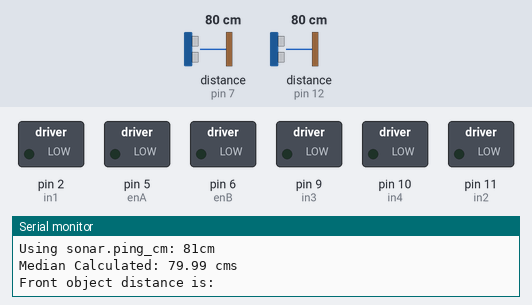
Bench run of a sketch on a simulated Arduino Uno, built with avr-gcc and run on an emulated ATmega328P. On the bench: switched loads named in the sketch (green lamp = pin HIGH), the last lines printed to the serial monitor. The test bench sets the inputs (shaded band); at power-on: distance to the obstacle (sensors on pin 7, pin 12) 80 cm. The echo pulse lasts 58.3 µs per cm.

Above: at 1.2 s.
1.3 s: distance to the obstacle (sensor on pin 7) set to 54 cm
2.8 s: distance to the obstacle (sensor on pin 7) set to 46 cm
At 4.2 s:
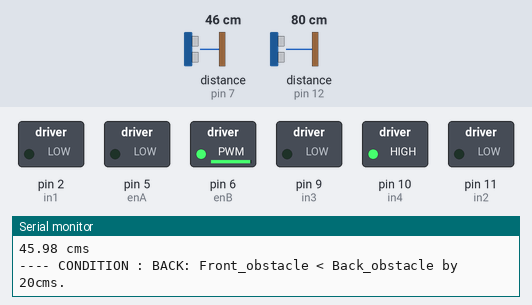
4.8 s: distance to the obstacle (sensor on pin 12) set to 38 cm
6.6 s: distance to the obstacle (sensor on pin 12) set to 32 cm
At 7.5 s:
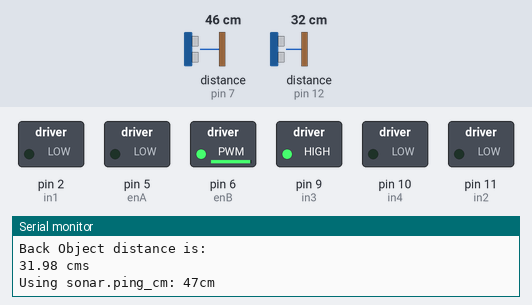
8.7 s: distance to the obstacle (sensor on pin 12) set to 53 cm
11.7 s: distance to the obstacle (sensor on pin 12) set to 59 cm
At 13.2 s:
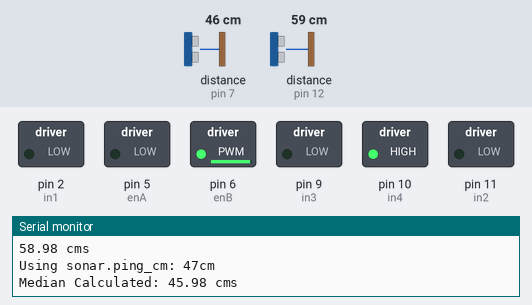
Timing chart, 0 to 14.7 s (numbered marks = the images above; inputs shaded):
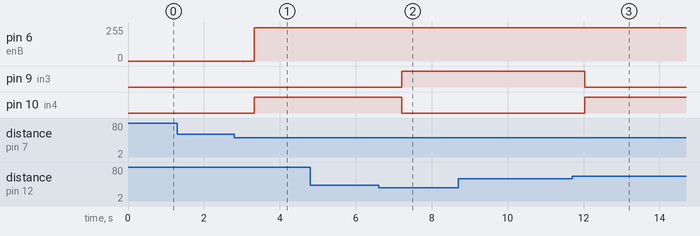

The sketch:

l298n-hc-sr04.ino
```cpp
//Credits: The NewPing library written by Tim Eckel.
#include <NewPing.h>

/*
  Most of the present self driving car are Visual image based and
  mimiced around human brain's neural network. This is computationally expensive.

  A BlindCar is devoid of visuals, and self drives much like a blind person.

  Design Details:
  1) Obstacle Detection:
  In its infancy, there is only obstacle detection with HC-SR04.

  2). Movement:
  At all points, always Avoid collision. A BlindCar cannot judge the impact collision.
  With #1, we can reliably, move in front & Back.

  -> Reliable sensor readings:
  1). Using kalman filters, when required.
  2). For HC-SR04, median filter is used
  (Refer: http://dlacko.org/blog/2016/01/24/remove-impulse-noise-from-ultrasonic/)

*/


// Include the NewPing library. Instructions at https://playground.arduino.cc/Code/NewPing/
#define triggerPinFront 8
#define echoPinFront 7
#define triggerPinBack 13
#define echoPinBack 12
#define MAX_DISTANCE_BACK 250
#define MAX_DISTANCE_FRONT 350

// Front Motor A connections
int enA = 5;
int in1 = 2;
int in2 = 11;
// Back Motor B connections
int enB = 6;
int in3 = 9;
int in4 = 10;

// Constructor: NewPing sonar(trigger_pin, echo_pin [, max_cm_distance]);
// Initializes NewPing to use pin 12(trigger output) and pin 11 for echo input, with max_ping_distance to 350cm
NewPing sonarFront(triggerPinFront, echoPinFront, MAX_DISTANCE_FRONT);
NewPing sonarBack(triggerPinBack, echoPinBack, MAX_DISTANCE_BACK);

float duration, distance;

void setup()
{
  // Start the serial monitor, at 9600 baudrate.
  Serial.begin(9600);

  Serial.println(F("Engine Initialise"));
  // Set all the motor control pins to outputs
  pinMode(enA, OUTPUT);
  pinMode(enB, OUTPUT);
  pinMode(in1, OUTPUT);
  pinMode(in2, OUTPUT);
  pinMode(in3, OUTPUT);
  pinMode(in4, OUTPUT);

  // Turn off motors - Initial state
  digitalWrite(in1, LOW);
  digitalWrite(in2, LOW);
  digitalWrite(in3, LOW);
  digitalWrite(in4, LOW);

  Serial.println(F("Setup Complete."));
}

void loop()
{
  Serial.println("############## NEW LOOP : ################");
  float backDistance = back_distance();
  Serial.println(F("Back Object distance is: "));
  Serial.print(backDistance);
  Serial.println(" cms");

  float frontDistance = front_distance();
  Serial.println(F("Front object distance is: "));
  Serial.print(frontDistance);
  Serial.println(" cms");

  // StopAll Condition: Back & Obstacle are at collision danger.
  // Present threshold is 4cms.
  if (frontDistance <= 5 && backDistance <= 5)
  {
    Serial.println(F("---- CONDITION: STOP: No Where To Go !"));
    // Set StopAll Flag. Motors Down.
    stopCar();
    // TBD : Getting out of tight corners.
  }
  // StopThink : When there are no obstacles, what to do.
  // Does BlindCar need obstacles to move around ?
  else if (frontDistance >= 50 && backDistance >= 50)
  {
    Serial.println(F("---- CONDITION : PAUSE: No Obstacles in Front/Back at 50 cms."));
  }
  // GoFront : If frontDistance is greater than backDistance by 20 cms
  else if ((frontDistance - backDistance) > 20)
  {
    Serial.println(F("---- CONDITION : FRONT: Front_obstacle > Back_obstacle by 20cms."));
    moveFront();
  }
  else if ((backDistance - frontDistance) > 20)
  {
    Serial.println(F("---- CONDITION : BACK: Front_obstacle < Back_obstacle by 20cms."));
    moveBack();
  }
  else if ((frontDistance > backDistance) && (frontDistance - backDistance) > 10)
  {
    Serial.println(F("---- CONDITION : FRONT: Safe for 10cms"));
    moveFront();
  }
  else if ((backDistance > frontDistance) && (backDistance - frontDistance) > 10)
  {
    Serial.println(F("---- CONDITION : BACK: Safe for 10cms"));
    moveBack();
  }

  //Debug
  Serial.println("");

}


// Common function to Move the car forward
void moveFront()
{
  Serial.println(F("Move Front."));
  analogWrite(enB, 250);
  digitalWrite(in3, HIGH);
  digitalWrite(in4, LOW);
}

// Common function to move the car back
void moveBack()
{
  Serial.println(F("Move Back"));
  analogWrite(enB, 250);
  digitalWrite(in3, LOW);
  digitalWrite(in4, HIGH);
}

// Common function to move Left
void left()
{
  Serial.println(F(" Move Left"));
  digitalWrite(in1, LOW);
  digitalWrite(in2, LOW);
}

// Common function to move right
void right()
{
  Serial.println(F("Move Right"));
  digitalWrite(in1, HIGH);
  digitalWrite(in2, LOW);
}

// Common function to stop the car.
void stopCar()
{
  Serial.println(("STOP Both Motors."));
  digitalWrite(in1, LOW);
  digitalWrite(in2, LOW);
  digitalWrite(in3, LOW);
  digitalWrite(in4, LOW);
}


// Common function to get the distance to nearest object at the back.
float back_distance()
{
  // Wait 50ms between pings (about 20 pings/sec).
  // 29ms should be the shortest delay between pings.

  Serial.print("Using sonar.ping_cm: ");
  Serial.print(sonarBack.ping_cm());
  Serial.println("cm");

  // The ping_median() function takes 'n' duration measurements in a row,
  // throws away the out of range readings and then averages the remaining ones.
  int iterations = 5;
  duration = sonarBack.ping_median(iterations);
  distance = (duration / 2) * 0.0343;
  Serial.print("Median Calculated: ");
  Serial.print(distance);
  Serial.println(" cms");

  // return the median calculated distance from duration.
  return distance;
}

// Common function to get distance to nearest object, in front.
float front_distance()
{
  // Wait 50ms between pings (about 20 pings/sec).
  // 29ms should be the shortest delay between pings.

  Serial.print("Using sonar.ping_cm: ");
  Serial.print(sonarFront.ping_cm());
  Serial.println("cm");

  // The ping_median() function takes 'n' duration measurements in a row,
  // throws away the out of range readings and then averages the remaining ones.
  int iterations = 5;
  duration = sonarFront.ping_median(iterations);
  distance = (duration / 2) * 0.0343;
  Serial.print("Median Calculated: ");
  Serial.print(distance);
  Serial.println(" cms");

  //return calculated distance from median duration
  return distance;
}
```

Measured:
- the behaviour switches between 51 and 50 cm on distance to the obstacle (sensor on pin 7) (found by bisection; images 0 and 1)
- the behaviour switches between 36 and 35 cm on distance to the obstacle (sensor on pin 12) (found by bisection; images 1 and 2)
- the behaviour switches between 56 and 57 cm on distance to the obstacle (sensor on pin 12) (found by bisection; images 2 and 3)
- after the input at 2.8 s, pin 6 (enB): 0/255 → 250/255 after 0.53 s; pin 10 (in4): LOW → HIGH after 0.53 s
- after the input at 6.6 s, pin 9 (in3): LOW → HIGH after 0.61 s; pin 10 (in4): HIGH → LOW after 0.61 s
- after the input at 11.7 s, pin 9 (in3): HIGH → LOW after 0.33 s; pin 10 (in4): LOW → HIGH after 0.33 s
